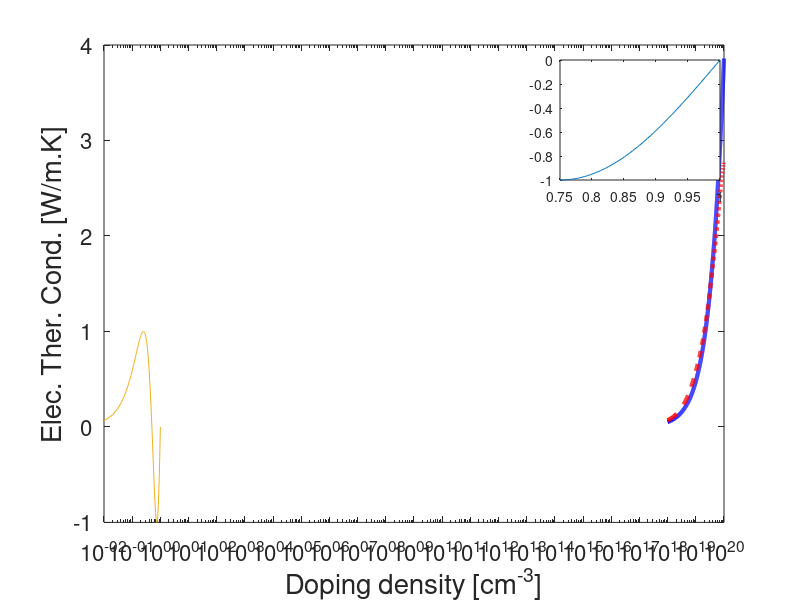

Write the MATLAB code that produced this figure.
%% Plot of electronic thermal conductivity versus doping density

% at 1000 K

figure(1);
hold off;
eKappa = [0.0503, 0.1486, 0.24424, 0.338, 0.4308, 0.47738, 0.9212, 1.345, 1.74938, 3.8577916];
dop = [1e18, 3e18, 5e18, 7e18, 9e18, 1e19, 2e19, 3e19, 4e19, 1e20];
dopi = 1e18:1e17:1e20;
yi = pchip(dop, eKappa, dopi);
semilogx(dopi,yi,'Linewidth',3,'linestyle','-','color','b');
% title('Electron mobility versus doping density','FontSize',20);
xlabel('Doping density [cm^{-3}]','FontSize',20);
ylabel('Elec. Ther. Cond. [W/m.K]','FontSize',20)
set(gca,'fontsize',16)
box on;
hold on;

% at 300 K

figure(1)
eKappa = [0.0692, 0.193, 0.3123, 0.42662, 0.533, 0.582, 0.997594, 1.3639251, 1.6913992, 2.7765613];
dop = [1e18, 3e18, 5e18, 7e18, 9e18, 1e19, 2e19, 3e19, 4e19, 1e20];
dopi = 1e18:1e17:1e20;
yi = pchip(dop, eKappa, dopi);
semilogx(dopi,yi,'Linewidth',3,'linestyle','--','color','r');
% title('Electron mobility versus doping density','FontSize',20);
xlabel('Doping density [cm^{-3}]','FontSize',20);
ylabel('Elec. Ther. Cond. [W/m.K]','FontSize',20)
set(gca,'fontsize',16)
box on;
hold on;

%% Trying inset figure

x1 = linspace(0,1);
x2 = linspace(3/4,1);
y1 = sin(2*pi*x1);
y2 = sin(2*pi*x2);
figure(1)
% plot on large axes
plot(x1,y1)
% create smaller axes in top right, and plot on it
axes('Position',[.7 .7 .2 .2])
box on
plot(x2,y2)